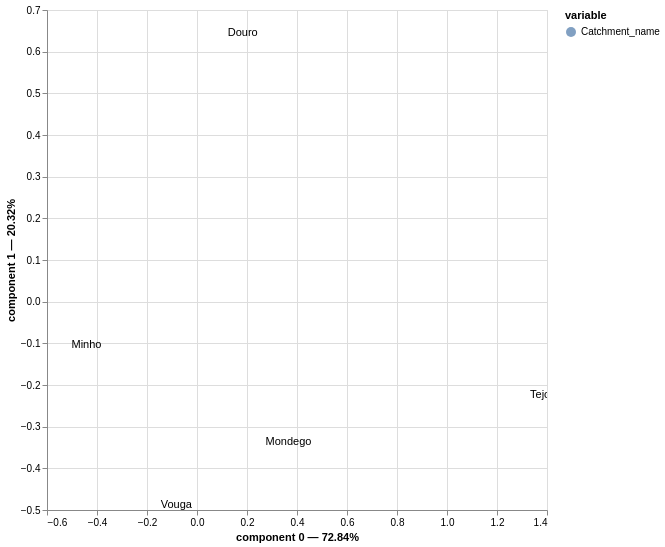

Here is the notebook cell this chart was saved with:
### Markdown cell above
Visualize only rows

### Code cell
ca.plot(
    df_fish_ct,
    x_component=0,
    y_component=1,
    show_row_markers=False,
    show_column_markers=False,
    show_row_labels=True,
    show_column_labels=False
).properties(
    width=500,
    height=500,
)

### Figure 1 — Vega-Lite specification as saved in the notebook (floating-point values rounded to 4 significant figures)
{"config": {"view": {"continuousWidth": 300, "continuousHeight": 300}}, "layer": [{"mark": {"type": "circle", "size": 0}, "encoding": {"color": {"field": "variable", "type": "nominal"}, "tooltip": [{"field": "variable", "type": "nominal"}, {"field": "value", "type": "nominal"}, {"field": "component 0", "type": "quantitative"}, {"field": "component 1", "type": "quantitative"}], "x": {"axis": {"title": "component 0 — 72.84%"}, "field": "component 0", "scale": {"zero": false}, "type": "quantitative"}, "y": {"axis": {"title": "component 1 — 20.32%"}, "field": "component 1", "scale": {"zero": false}, "type": "quantitative"}}, "name": "view_4368c3abfc3055ad_0"}, {"mark": {"type": "text"}, "encoding": {"text": {"field": "label", "type": "nominal"}, "x": {"axis": {"title": "component 0 — 72.84%"}, "field": "component 0", "scale": {"zero": false}, "type": "quantitative"}, "y": {"axis": {"title": "component 1 — 20.32%"}, "field": "component 1", "scale": {"zero": false}, "type": "quantitative"}}}], "data": {"name": "data-487429b3ffa3a66049c011032ade735b"}, "height": 500, "params": [{"name": "param_1e9efca18e7a2868", "select": {"type": "interval", "encodings": ["x", "y"]}, "bind": "scales", "views": ["view_4368c3abfc3055ad_0"]}], "width": 500, "$schema": "https://vega.github.io/schema/vega-lite/v6.4.1.json", "datasets": {"data-487429b3ffa3a66049c011032ade735b": [{"component 0": 0.1827, "component 1": 0.6449, "component 2": 0.08237, "variable": "Catchment_name", "value": "Douro", "label": "Douro"}, {"component 0": -0.442, "component 1": -0.103, "component 2": -0.07685, "variable": "Catchment_name", "value": "Minho", "label": "Minho"}, {"component 0": 0.3659, "component 1": -0.3374, "component 2": 0.568, "variable": "Catchment_name", "value": "Mondego", "label": "Mondego"}, {"component 0": 1.372, "component 1": -0.2238, "component 2": -0.154, "variable": "Catchment_name", "value": "Tejo", "label": "Tejo"}, {"component 0": -0.0825, "component 1": -0.4889, "component 2": 0.5247, "variable": "Catchment_name", "value": "Vouga", "label": "Vouga"}]}}
